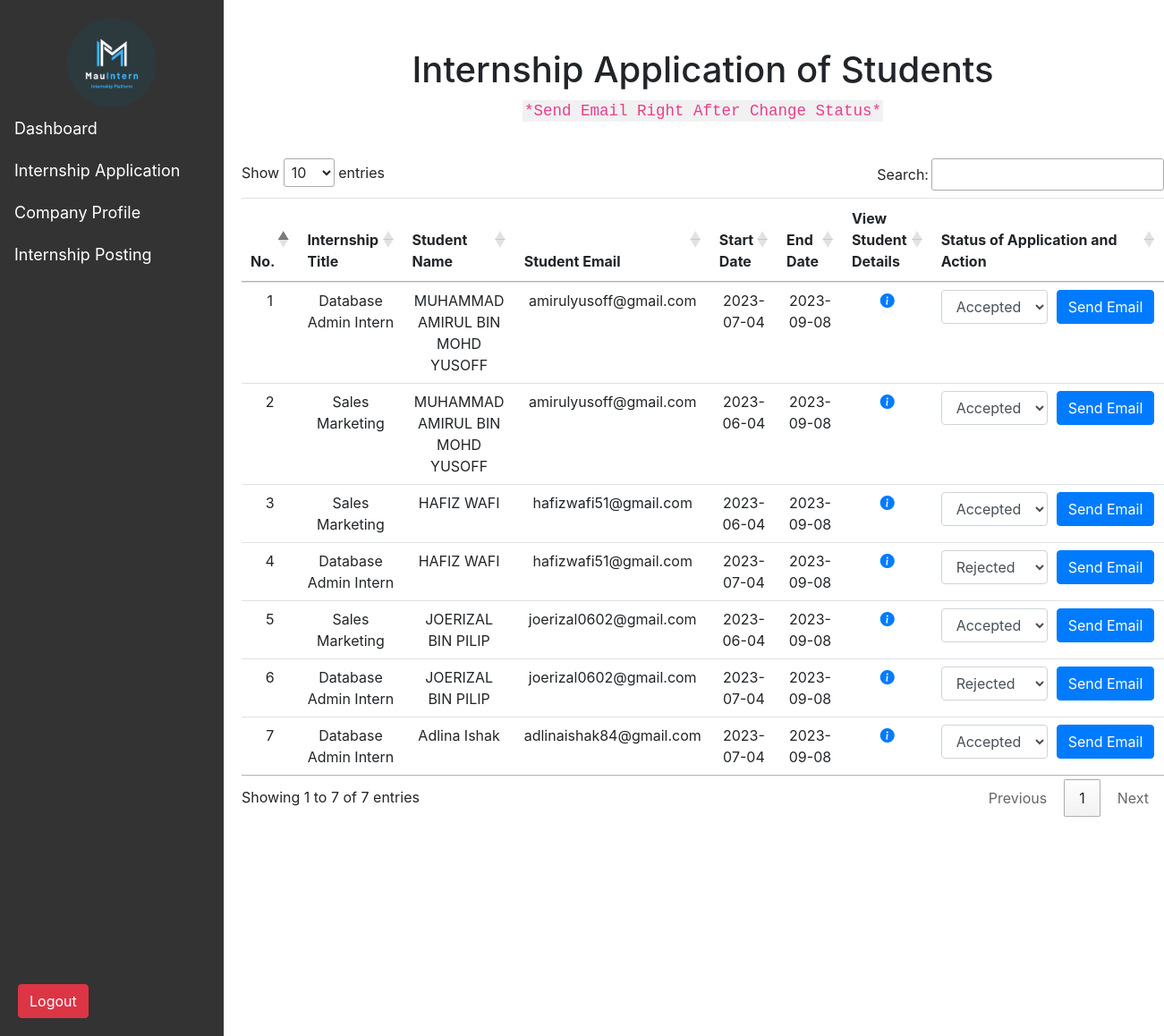
Page /company/intern-application.php (signed in) on the committed database.
### tables this page shows
CREATE TABLE `application` (
  `applicationID` int(11) NOT NULL,
  `studentID` int(11) DEFAULT NULL,
  `internshipID` int(11) DEFAULT NULL,
  `DateApplied` date NOT NULL,
  `Status` varchar(20) NOT NULL
);

CREATE TABLE `internship` (
  `internshipID` int(11) NOT NULL,
  `title` varchar(100) NOT NULL,
  `intern_description` varchar(255) NOT NULL,
  `duration` varchar(50) DEFAULT NULL,
  `StartDate` date NOT NULL,
  `EndDate` date NOT NULL,
  `Status` varchar(20) NOT NULL,
  `companyID` int(11) DEFAULT NULL
);

CREATE TABLE `student` (
  `studentID` int(11) NOT NULL,
  `fullname` varchar(50) NOT NULL,
  `address` varchar(100) NOT NULL,
  `email` varchar(50) NOT NULL,
  `passwords` varchar(50) NOT NULL,
  `phoneNum` varchar(20) NOT NULL,
  `programme` varchar(50) NOT NULL,
  `YearOfStudy` varchar(11) NOT NULL,
  `CGPA` decimal(3,2) NOT NULL,
  `summary` text DEFAULT NULL,
  `image` longblob DEFAULT NULL,
  `imagename` varchar(100) DEFAULT NULL
);

### company/intern-application.php (the view, shortened to what this page needs)
<!DOCTYPE html>
<html>
<head>
    <link rel="stylesheet" href="https://cdn.jsdelivr.net/npm/bootstrap@4.0.0/dist/css/bootstrap.min.css"
>
    <link rel="stylesheet" type="text/css" href="../css/indexstyle.css">
    <link rel="stylesheet" href="https://cdn.jsdelivr.net/npm/bootstrap-icons@1.7.2/font/bootstrap-icons.css">
    <link rel="stylesheet" type="text/css" href="https://cdn.datatables.net/1.11.2/css/jquery.dataTables.css">
</head>
<body>
<?php require_once "../navbar/comp-header.php"; ?>
<div class="intern-applied">
    <div class="intern-heading">
        <h1 style="align-content: center;">Internship Application of Students</h1>
        <h5><code>*Send Email Right After Change Status*</code></h5>
    </div>
    <div class="intern-tables table-container">
        <table id="internship" class="table" style="width:100%">
            <thead>
            <tr>
                <th>No.</th>
                <th>Internship Title</th>
                <th>Student Name</th>
                <th>Student Email</th>
                <th>Start Date</th>
                <th>End Date</th>
                <th>View Student Details</th>
                <th>Status of Application and Action</th>
            </tr>
            </thead>
            <tbody>
            <?php
            include('../config.php');
            $internApp = mysqli_query($conn, "SELECT *, i.title AS Title, s.fullname AS Fullname, s.email AS Email,
            i.StartDate AS StartDate, i.EndDate AS EndDate, a.status AS StatusApp
            FROM application a
            JOIN internship i ON a.internshipID = i.internshipID
            JOIN student s ON a.studentID = s.studentID
            JOIN company c ON i.companyID = c.companyID
            WHERE c.companyID = '{$_SESSION['companyID']}'
            ORDER BY a.applicationID");
            $counter = 1;
            while ($row = mysqli_fetch_array($internApp)) {
                echo "<tr>";
                echo "<td>" . $counter . "</td>";
                echo "<td>" . $row['Title'] . "</td>";
                echo "<td>" . $row['Fullname'] . "</td>";
                echo "<td>" . $row['Email'] . "</td>";
                echo "<td>" . $row['StartDate'] . "</td>";
                echo "<td>" . $row['EndDate'] . "</td>";
                echo '<td><a href="view-student-applied.php?studentID=' . $row['studentID'] . '"><i class="bi bi-info-circle-fill"></i></a></td>';
                echo '<td>
                <form class="send-email-form status-form" method="post" action="send-email.php">
                    <input type="hidden" name="applicationID" value="' . $row['applicationID'] . '">
                    <input type="hidden" name="internshipID" value="' . $row['internshipID'] . '">
                    <select class="form-control status-dropdown" name="newStatus">
                        <option value="1" ' . ($row['StatusApp'] == '1' ? 'selected' : '') . '>Pending</option>
                        <option value="2" ' . ($row['StatusApp'] == '2' ? 'selected' : '') . '>Accepted</option>
                        <option value="3" ' . ($row['StatusApp'] == '3' ? 'selected' : '') . '>Rejected</option>
                    </select>
                    <button class="btn btn-primary save-button" type="submit">Send Email</button>
                </form>
            </td>';
                echo "</tr>";
                $counter++;
            }
            ?>
            </tbody>
        </table>
    </div>
</div>
</body>
</html>

### css/indexstyle.css (style rules this page uses)
* { margin: 0; padding: 0; box-sizing: border-box; }
body { font-family: Arial, sans-serif; background-color: #f2f2f2; color: #333; margin: 0; padding: 0; }

### company/intern-application.php (style rules this page uses)
.intern-applied { display: grid; grid-template-columns: 250px 1fr ; grid-template-rows: 0.5fr 3fr 1fr; grid-column-gap: 20px; grid-row-gap: 0px; text-align: center; }
.intern-heading { grid-area: 1 / 2 / 2 / 3; }
.intern-tables { grid-area: 2 / 2 / 3 / 3; }
code { font-family: Consolas, "courier new"; color: crimson; background-color: #f1f1f1; padding: 2px; font-size: 105%; }
select.form-control:not([size]):not([multiple]) { width: auto; }
.status-form { display: flex; align-items: center; }
.status-dropdown { margin-right: 10px; }
.table-container { display: flex; justify-content: center; align-items: center; }

### rows in the picture
application: internshipID.title "Database Admin Intern", studentID.fullname "MUHAMMAD AMIRUL BIN MOHD YUSOFF", studentID.email "amirulyusoff@gmail.com", internshipID.StartDate "2023-07-04", internshipID.EndDate "2023-09-08", newStatus "Accepted"
application: internshipID.title "Sales Marketing", studentID.fullname "MUHAMMAD AMIRUL BIN MOHD YUSOFF", studentID.email "amirulyusoff@gmail.com", internshipID.StartDate "2023-06-04", internshipID.EndDate "2023-09-08", newStatus "Accepted"
application: internshipID.title "Sales Marketing", studentID.fullname "HAFIZ WAFI", studentID.email "hafizwafi51@gmail.com", internshipID.StartDate "2023-06-04", internshipID.EndDate "2023-09-08", newStatus "Accepted"
application: internshipID.title "Database Admin Intern", studentID.fullname "HAFIZ WAFI", studentID.email "hafizwafi51@gmail.com", internshipID.StartDate "2023-07-04", internshipID.EndDate "2023-09-08", newStatus "Rejected"
application: internshipID.title "Sales Marketing", studentID.fullname "JOERIZAL BIN PILIP", studentID.email "joerizal0602@gmail.com", internshipID.StartDate "2023-06-04", internshipID.EndDate "2023-09-08", newStatus "Accepted"
application: internshipID.title "Database Admin Intern", studentID.fullname "JOERIZAL BIN PILIP", studentID.email "joerizal0602@gmail.com", internshipID.StartDate "2023-07-04", internshipID.EndDate "2023-09-08", newStatus "Rejected"
application: internshipID.title "Database Admin Intern", studentID.fullname "Adlina Ishak", studentID.email "adlinaishak84@gmail.com", internshipID.StartDate "2023-07-04", internshipID.EndDate "2023-09-08", newStatus "Accepted"
